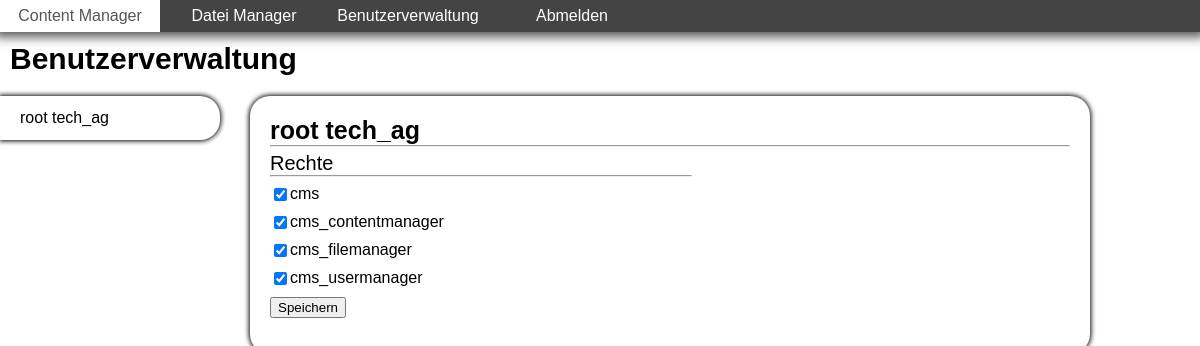
The page /cms/?site=usermanager&uid=1 (signed in) on the database its author committed.
### tables this page shows
CREATE TABLE IF NOT EXISTS `rights` (
  `multiplier` int(100) NOT NULL,
  `value` varchar(511) NOT NULL
);

### include/strings.php (called while the page is built, shortened)
<?php
$string_cms_head_contentmanager			= "Content Manager";
$string_cms_head_filemanager			= "Datei Manager";
$string_cms_head_usermanager			= "Benutzerverwaltung";
$string_cms_head_logout					= "Abmelden";
$string_cms_usermanager_headline		= "Benutzerverwaltung";
$string_cms_usermanager_rights			= "Rechte";
$string_cms_usermanager_save			= "Speichern";
?>

### include/config.php (called while the page is built, shortened)
<?php
$config_db_prefix = "";
?>

### include/cms/cms_usermanager_content.php (the view, shortened to what this page needs)
<?php
$uid = $_GET['uid'];
	?>
	<?php
$user_abfrage = mysql_query("SELECT * FROM ".$config_db_prefix."login WHERE id = '$uid'");
$user_row = mysql_fetch_object($user_abfrage);
?>
<p id="cms_usermanager_content_headline"><?php print "$user_row->first_name $user_row->last_name" ?></p>
<hr class="cms_usermanager_content_line">
<p class="cms_usermanager_content_headline_2"><?php print $string_cms_usermanager_rights; ?></p>
<hr class="cms_usermanager_content_line cms_usermanager_content_subline">
<form action="../include/cms/cms_usermanager_change_rights.php" method="post">
	<?php
	$rechte_abfrage = mysql_query("SELECT * FROM ".$config_db_prefix."rights");
	$rights2 = "$user_row->rights";
	$rights2 = decbin($rights2);
	$rights2 = strrev($rights2);
	$length = strlen($rights2);
	$rechte = array();
	for($i = 0; $i < $length; $i++) {
		if($rights2[$i] == 1) {
			$tmp = pow(2, $i);
			$recht_abfrage = mysql_query("SELECT * FROM ".$config_db_prefix."rights WHERE multiplier = '$tmp'");
			$recht_row = mysql_fetch_object($recht_abfrage);
			$tmp2 = "$recht_row->value";
			$rechte[$tmp] = $tmp2;
			$rights2[$i] = 0;
		}
	}
	while($rechte_row = mysql_fetch_object($rechte_abfrage)) {
		$have_right = array_search("$rechte_row->value", $rechte);
		if($have_right === false) {
			$checked = false;
		}
		else {
			$checked = true;
		}
		?>
		<input type="checkbox" name="<?php print "$rechte_row->multiplier" ?>" class="cms_usermanager_checkbox" <?php if($checked === true)print "checked"; ?>><p class="cms_usermanager_label"><?php print "$rechte_row->value"; ?></p>
		<?php
	}
	?>
	<input type="submit" value="<?php print $string_cms_usermanager_save; ?>">
</form>

### cms/index.php (shortened to what this page needs)
<html>
<head>
	<link type="text/css" href="../css/cms/cms_main.css" rel="stylesheet" />
	<?php
	require '../include/strings.php';
	require '../include/config.php';
	?>
</head>
<body>
	<div id="cms_head">
		<?php include("../include/cms/cms_head.php"); ?>
	</div>
	<div id="content">
		<?php
		if(isset($_GET['site'])){
			$site = $_GET['site'];
			include("../include/cms/cms_".$site.".php");
		}
		?>
	</div>
</body>
</html>

### include/cms/cms_head.php
<link type="text/css" href="../css/cms/cms_head.css" rel="stylesheet" />
<?php
$array = $_SESSION['rights'];
$have_right_cms_contentmanager = array_search('cms_contentmanager', $array);
if($have_right_cms_contentmanager !== false){
	?>
	<a href="?site=contentmanager" class="cms_head_link"><?php print $string_cms_head_contentmanager; ?></a>
	<?php
}
$have_right_cms_filemanager = array_search('cms_filemanager', $array);
if($have_right_cms_filemanager !== false){
	?>
	<a href="?site=filemanager" class="cms_head_link"><?php print $string_cms_head_filemanager; ?></a>
	<?php
}
$have_right_cms_usermanager = array_search('cms_usermanager', $array);
if($have_right_cms_usermanager !== false){
	?>
	<a href="?site=usermanager" class="cms_head_link"><?php print $string_cms_head_usermanager; ?></a>
	<?php
}
?>
<a href="../login/logout.php" class="cms_head_link"><?php print $string_cms_head_logout; ?></a>

### include/cms/cms_usermanager.php (shortened to what this page needs)
<html>
<head>
	<link type="text/css" href="../css/cms/cms_usermanager_main.css" rel="stylesheet" />
	<link type="text/css" href="../css/cms/cms_usermanager_menu.css" rel="stylesheet" />
	<link type="text/css" href="../css/cms/cms_usermanager_content.css" rel="stylesheet" />
</head>
<body>
	<p id="cms_usermanager_headline"><?php print $string_cms_usermanager_headline; ?></p>
	<div id="cms_usermanager_menu">
		<?php include "../include/cms/cms_usermanager_menu.php"; ?>
	</div>
	<div id="cms_usermanager_content">
		<?php include "../include/cms/cms_usermanager_content.php"; ?>
	</div>
</body>
</html>

### include/cms/cms_usermanager_menu.php (shortened to what this page needs)
<?php
$abfrage = mysql_query("SELECT * FROM ".$config_db_prefix."login");
while($row = mysql_fetch_object($abfrage)) {
	?>
	<a href="?site=usermanager&uid=<?php print "$row->id";?>" class="cms_usermanager_menuentry"><?php print "$row->first_name $row->last_name"; ?></a>
	<?php
}
?>

### css/cms/cms_main.css (style rules this page uses)
body { padding: 0px; margin: 0px; }

### css/cms/cms_head.css (style rules this page uses)
div#cms_head { padding: 0px 0px 0px 0px; margin: 0px; width: 100%; background: #444444; box-shadow: 0px 0px 10px 5px #555555; line-height: 2; }
a.cms_head_link { display: inline-block; width: 100%; line-height: 2; text-decoration: none; color: white; font-family: Arial; text-align: center; width: 10em; }

### css/cms/cms_usermanager_main.css (style rules this page uses)
p#cms_usermanager_headline { font-family: arial; font-size: 30px; font-weight: bold; padding: 0px; margin: 10px 0px 0px 10px; }

### css/cms/cms_usermanager_menu.css (style rules this page uses)
div#cms_usermanager_menu { margin: 20px 10px 10px 0px; padding: 10px; width: 200px; line-height: 1.5; font-family: arial; border-radius: 0px 20px 20px 0px; box-shadow: 0px 0px 5px 1px black; float: left; }
a.cms_usermanager_menuentry { color: black; text-decoration: none; padding-left: 10px; width: 100%; }

### css/cms/cms_usermanager_content.css (style rules this page uses)
div#cms_usermanager_content { margin: 20px 0px 0px 250px; padding: 20px; border-radius: 20px 20px 20px 20px; box-shadow: 0px 0px 5px 1px black; position: relative; width: 800px; }
p#cms_usermanager_content_headline { margin: 0px; font-family: arial; font-size: 25px; font-weight: bold; }
p.cms_usermanager_content_headline_2 { margin: 5px 0px 0px 0px; font-family: arial; font-size: 20px; }
hr.cms_usermanager_content_line { margin: 0px; }
hr.cms_usermanager_content_subline { width: 50%; position: absolute; left: 20px; }
input.cms_usermanager_checkbox { float: left; }
p.cms_usermanager_label { margin: 10px 0px; font-family: arial; }

### rows shown on the page
rights: value "☑", value "cms"
rights: value "☑", value "cms_contentmanager"
rights: value "☑", value "cms_filemanager"
rights: value "☑", value "cms_usermanager"

### other values the page prints
$string_cms_head_contentmanager "Content Manager"
$string_cms_head_filemanager "Datei Manager"
$string_cms_head_usermanager "Benutzerverwaltung"
$string_cms_head_logout "Abmelden"
$string_cms_usermanager_headline "Benutzerverwaltung"
$row->first_name "root"
$row->last_name "tech_ag"
$user_row->first_name "root"
$user_row->last_name "tech_ag"
$string_cms_usermanager_rights "Rechte"
